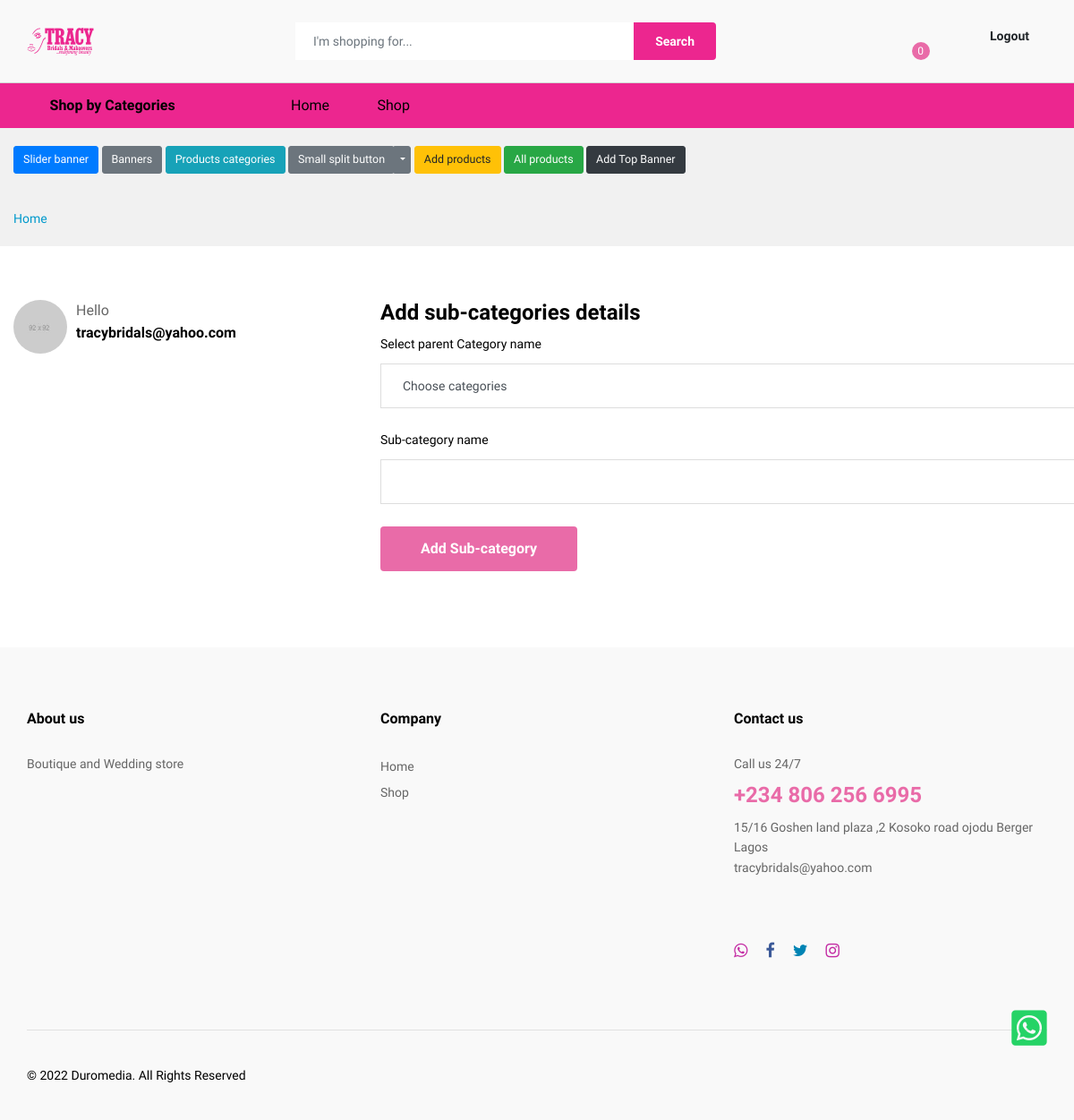
The page /sub-categories.php (signed in) on the database as committed earlier.
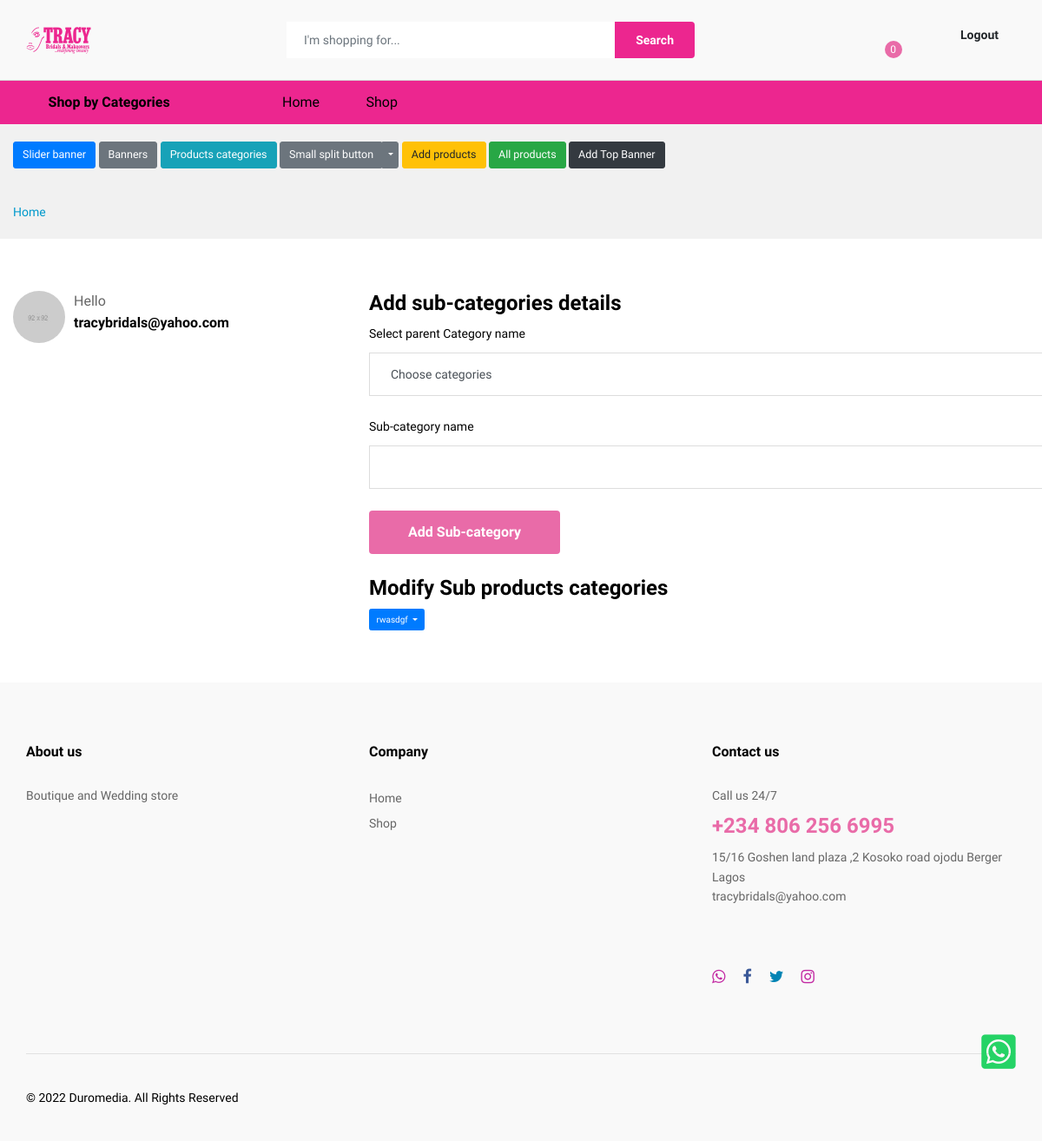
The same page on the database as committed later.
### tables this page shows
CREATE TABLE `sub_categories` (
  `id_sub_categories` int(11) NOT NULL,
  `id_categories` int(11) NOT NULL,
  `sub_categories_name` varchar(30) NOT NULL,
  `sub_timestamp` timestamp NOT NULL DEFAULT current_timestamp()
);

### incs-template1/config.php (called while the page is built, shortened)
<?php
$website_name_with_spaces = "Tracy Bridals";
$TEL = "+234 806 256 6995";
$EMAIL = "tracybridals@yahoo.com";
$FB_LINK = "https://web.facebook.com/TracyBridalandMakeovers";
$TW_LINK = "https://twitter.com/tracyiyoha1";
$INSTAGRAM_LINK = "https://www.instagram.com/tracybridalsandmakeover/";
$WHATSAPP_LINK = "https://api.whatsapp.com/send?phone=2348062566995&text=Hello%20Tracy%2C%20you%20have%20a%20Buyer";
$ADDRESS = "15/16 Goshen land plaza ,2 Kosoko road ojodu Berger Lagos";
?>

### public_html/sub-categories.php (the view, shortened to what this page needs)
<?php
require_once('../incs-template1/config.php');
include('../incs-template1/header.php');
include('../incs-template1/settings.php');
?>
<main class="ps-page--my-account">
    <div class="ps-breadcrumb">
        <div class="container">
            <ul class="breadcrumb">
                <li><a href="/">Home</a></li>
            </ul>
        </div>
    </div>
    <section class="ps-section--account">
        <div class="container">
            <div class="row">
                <div class="col-lg-4">
                    <div class="ps-section__left">
                        <aside class="ps-widget--account-dashboard">
                            <div class="ps-widget__header"><img src="img/users/3.jpg" alt="" />
                                <figure>
                                    <figcaption>Hello</figcaption>
                                    <p><?= $EMAIL; ?></p>
                                </figure>
                            </div>
                        </aside>
                    </div>
                </div>
                <div class="col-lg-8">
                    <?php
                    $products_cat_select_confirm = mysqli_query($connect, "SELECT products_categories_id FROM products_categories") or die(db_conn_error);
                    if (mysqli_num_rows($products_cat_select_confirm) > 1) {
                        echo ' <div class="ps-section__right">
                        <form class="ps-form--account-setting" action="" method="POST">
                            <div class="ps-form__header">
                                <h3> Add sub-categories details</h3>
                            </div>
                            <div class="ps-form__content">
                            <div class="form-group">
                            <label>Select parent Category name</label>
                            <select class="form-select form-select-lg mb-3 d-block form-control" aria-label=".form-select-lg example" name="select_option">
                            ';
                    ?>
                        <?php
                        echo '<option>Choose categories</option>';
                        ?>
                        <?php
                        echo '  </select> ';
                        ?>
                        <?php
                        echo   '   </div>
                        <div class="form-group">
                        <label>Sub-category name</label>
                    <input class="form-control" type="text" placeholder="e.g Clothings" name="sub_categories" value="'; ?>
                        <?php if (isset($_POST['sub_categories'])) {
                            echo $_POST['sub_categories'];
                        } ?> <?php echo '">'; ?>
                        <?php echo '
            </div>
                                <div class="row">
                                </div>
                            </div>
                            <div class="form-group submit">
                                <button class="ps-btn" type="submit" name="submit">Add Sub-category</button>
                            </div>
                        </form>
                    </div>
                '; ?>
                    <?php
                    }
                    ?>
                    <?php
                    $select_sub_category = mysqli_query($connect, "SELECT id_sub_categories , sub_categories_name FROM sub_categories WHERE sub_categories_name != '" . UNCATEGORIZED . "'") or die(db_conn_error);
                    if (mysqli_num_rows($select_sub_category) > 0) {
                        echo '<div class="ps-form__header">
<h3>Modify Sub products categories</h3>
</div>';
                        while ($row_categories = mysqli_fetch_array($select_sub_category)) {
                            echo '<div class="dropdown">
<button class="btn btn-primary dropdown-toggle" type="button" id="dropdownMenuButton" data-toggle="dropdown" aria-haspopup="true" aria-expanded="false">
' . $row_categories['sub_categories_name'] . '
</button>
<div class="dropdown-menu" aria-labelledby="dropdownMenuButton">
<form method="GET" action="sub-categories-change.php">
<button type="submit" class="dropdown-item" name="modify_sub_categories" value="' . $row_categories['id_sub_categories'] . '">Modify Sub categories</button>
</form>
<form method="POST" action="">
<button type="submit" class="dropdown-item" name="delete_categories" value="' . $row_categories['id_sub_categories'] . '">Delete</button>
</form>
</div>
</div>';
                        }
                    }
                    ?>
                </div>
            </div>
        </div>
    </section>
</main>
<?php include('../incs-template1/footer.php'); ?>

### incs-template1/header.php (shortened to what this page needs)
<!DOCTYPE html>
<html lang="en">
<head>
    <link rel="stylesheet" href="https://use.fontawesome.com/releases/v5.1.1/css/all.css">
    <link rel="stylesheet" href="plugins/font-awesome/css/font-awesome.min.css">
    <link rel="stylesheet" href="fonts/Linearicons/Linearicons/Font/demo-files/demo.css">
    <link rel="stylesheet" href="plugins/bootstrap/css/bootstrap.min.css">
    <link rel="stylesheet" href="plugins/owl-carousel/assets/owl.carousel.min.css">
    <link rel="stylesheet" href="plugins/owl-carousel/assets/owl.theme.default.min.css">
    <link rel="stylesheet" href="plugins/slick/slick/slick.css">
    <link rel="stylesheet" href="plugins/nouislider/nouislider.min.css">
    <link rel="stylesheet" href="plugins/lightGallery-master/dist/css/lightgallery.min.css">
    <link rel="stylesheet" href="plugins/jquery-bar-rating/dist/themes/fontawesome-stars.css">
    <link rel="stylesheet" href="plugins/select2/dist/css/select2.min.css">
    <link rel="stylesheet" href="css/style.css">
    <link rel="stylesheet" href="css/color-style.css">
</head>
<body class="loaded">
    <header class="header header--1" data-sticky="true">
        <div class="header__top">
            <div class="ps-container">
                <div class="header__left">
                    <a class="ps-logo" href="/"><img src="../images/logo/logo.png" alt="<?php if(!empty($website_name_with_spaces)){
                        echo $website_name_with_spaces;
                    }
                    ?>" /></a>
                </div>
                <div class="header__center">
                    <form class="ps-form--quick-search" action="search.php" method="GET">
                        <input class="form-control" type="text" placeholder="I'm shopping for..." id="input-search" name="search" value="<?php if(isset($_GET['search'])){echo $_GET['search'];} ?>"/>
                        <button type="submit">Search</button>
                    </form>
                </div>
                <div class="header__right">
                    <div class="header__actions">
                    <?php
                    if(!empty($_SESSION["shopping_cart"])) {
                    $cart_count = count(array_keys($_SESSION["shopping_cart"]));
                    echo '<div class="ps-cart--mini box"><a class="header__extra" href="cart.php"><i class="icon-bag2"></i><span><i>'.$cart_count.'</i></span></a></div>';
                    }else{
                        echo '<div class="ps-cart--mini box"><a class="header__extra" href="cart.php"><i class="icon-bag2"></i><span><i>0</i></span></a></div>';
                    }
                    ?>
                        <div class="ps-block--user-header">
                               <?php
                               if(isset( $_SESSION['user_id'])){
                                echo ' <div class="ps-block__left"> <i class="icon-user"></i></div>
                                    <div class="ps-block__right">
                                  <a href="'.GEN_WEBSITE.'/logout.php">Logout</a>
                            </div>'; }
                               ?>
                        </div>
                    </div>
                </div>
            </div>
        </div>
        <nav class="navigation">
            <div class="ps-container">
                <div class="navigation__left">
                    <div class="menu--product-categories">
                        <div class="menu__toggle"><i class="icon-menu"></i><span> Shop by Categories</span></div>
                    </div>
                </div>
                <div class="navigation__right">
                    <ul class="menu">
                        <li class=""><a href="<?=GEN_WEBSITE;?>">Home</a><span class="sub-toggle"></span>
                        </li>
                        <li class=""><a href="<?=GEN_WEBSITE.'/shop.php';?>">Shop</a><span class="sub-toggle"></span>
                        </li>
                    </ul>
                </div>
            </div>
        </nav>
    </header>

### incs-template1/settings.php
<?php
if(isset($_SESSION['user_id'])){
   echo
   '<div class="ps-breadcrumb">
<div class="container">
<a href="slider-banners.php"><button type="button" class="btn btn-primary btn-lg">Slider banner</button></a>
<a href="banners.php"><button type="button" class="btn btn-secondary btn-lg">Banners</button></a>
<a href="products-categories.php"><button type="button" class="btn btn-info btn-lg">Products categories</button></a>
<div class="btn-group" >
  <a href="banners.php">
    <button class="btn btn-secondary btn-lg" type="button">
      Small split button
    </button>
  </a>
  <button type="button" class="btn btn-lg btn-secondary dropdown-toggle  dropdown-toggle-split" data-bs-toggle="dropdown" aria-expanded="false">
    <span class="visually-hidden"></span>
  </button>
  <ul class="dropdown-menu">
      <li><a class="dropdown-item" href="#">Action</a></li>
      <li><a class="dropdown-item" href="#">Another action</a></li>
      <li><a class="dropdown-item" href="#">Something else here</a></li>
      <li><hr class="dropdown-divider"></li>
      <li><a class="dropdown-item" href="#">Separated link</a></li>
   </ul>
</div>
<a href="add-products.php"><button type="button" class="btn btn-warning btn-lg">Add products</button></a>
<a href="shop.php"><button type="button" class="btn btn-success btn-lg">All products</button></a>
<a href="top-banner.php"><button type="button" class="btn btn-dark btn-lg">Add Top Banner</button></a>
</div>
</div>';
}
?>

### incs-template1/footer.php (shortened to what this page needs)
<footer class="ps-footer">
    <div class="ps-container">
        <div class="ps-footer__widgets">
        <aside class="widget widget_footer">
                <h4 class="widget-title">About us</h4>
                <ul class="ps-list--link">
                    <p><?=FOOTER_DESCRIPTION;?></p>
                </ul>
            </aside>
            <aside class="widget widget_footer">
                <h4 class="widget-title">Company</h4>
                <ul class="ps-list--link">
                    <li><a href="/">Home</a></li>
                    <li><a href="shop.php">Shop</a></li>
                </ul>
            </aside>
        <aside class="widget widget_footer widget_contact-us">
                <h4 class="widget-title">Contact us</h4>
                <div class="widget_content">
                    <p>Call us 24/7</p>
                    <h3><?=$TEL;?></h3>
                    <p><?=$ADDRESS;?><br><a href="mailto:<?=$EMAIL;?>"><?=$EMAIL;?></a></p>
                    <p><?=$ADDRESS2;?><br><a href="mailto:<?=$EMAIL2;?>"><?=$EMAIL2;?></a></p>
                    <ul class="ps-list--social">
                   <?php
                   if(!empty($WHATSAPP_LINK)){echo '<li><a target="_blank" class="instagram" href="'.$WHATSAPP_LINK.'"><i class="fa fa-whatsapp"></i></a></li>';}
                   if(!empty($FB_LINK)){echo '<li><a target="_blank" class="facebook" href="'.$FB_LINK.'"><i class="fa fa-facebook"></i></a></li>';}
                    if(!empty($TW_LINK)){echo '<li><a target="_blank" class="twitter" href="'.$TW_LINK.'"><i class="fa fa-twitter"></i></a></li>';}
                            if(!empty($INSTAGRAM_LINK)){echo '<li><a target="_blank" class="instagram" href="'.$INSTAGRAM_LINK.'"><i class="fa fa-instagram"></i></a></li>';}
                    ?>
                    </ul>
                </div>
            </aside>
        </div>
        <div class="ps-footer__copyright">
            <p>&copy; <script>var footer_date=new Date(); document.write(footer_date.getFullYear())</script> Duromedia. All Rights Reserved</p>
        </div>
    </div>
</footer>
 <div id="scrool">
    <div class="whatsapp">
        <?php
        if(!empty($WHATSAPP_LINK)) {
            echo '<a href="'.$WHATSAPP_LINK.'" target="_blank">
               <i class="fab fa-whatsapp-square    "></i>
            </a>';
        }
        ?>
    </div>
</div>
</body>
</html>

### public_html/css/color-style.css (style rules this page uses)
.header .header__top { background-color: #f9f9f9; }
.navigation { background-color: #ec268f; }
.ps-form--quick-search button, .ps-form--search-mobile button { background-color: #ec268f; color: #ffffff; }
.ps-block--user-header i, .ps-block--site-features .ps-block__left i { color: #ec268f; }
.ps-footer { background-color: #f9f9f9; }
.widget_contact-us .widget_content h3 { color: #e96ba8; }
.ps-btn { background-color: #e96ba8; }
button.ps-btn { background-color: #e96ba8; }
.header .header__extra span, .mobile-cart { background-color: #e96ba8; }
.ps-btn, button.ps-btn { color: #fff; }

Rows that differ between the two databases and show on the page:
added sub_categories: sub_categories_name "rwasdgf"
Other text that changed with them:
text now shown: "Modify Sub products categories"
